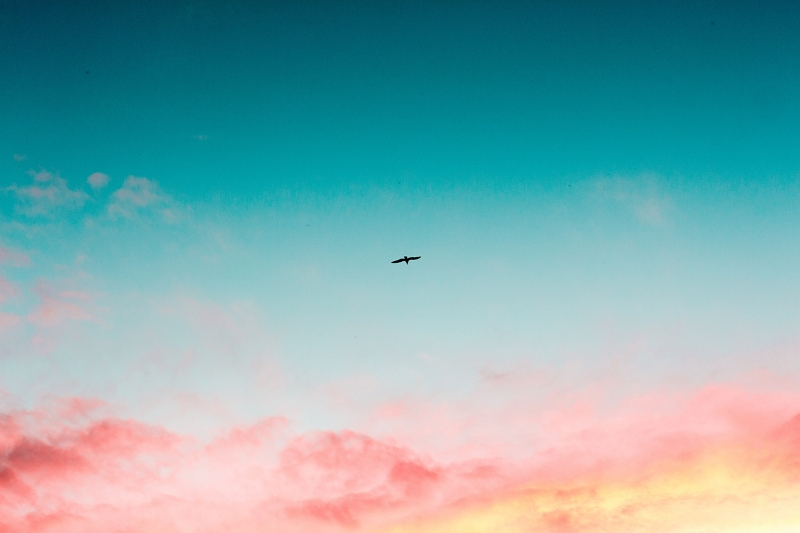
#> input picture sample/background.png, 800 x 533 px, given in place of background.jpg, which was not available
$ python dualvideo.py
#> lines starting #> are read from the running program, lines starting #| are printed output that depends on the picture; pictures that were not available may be replaced by others from this repository, and a replacement may not be noted
import cv2 as cv

img_background = cv.imread('../sample/background.jpg', cv.IMREAD_GRAYSCALE)
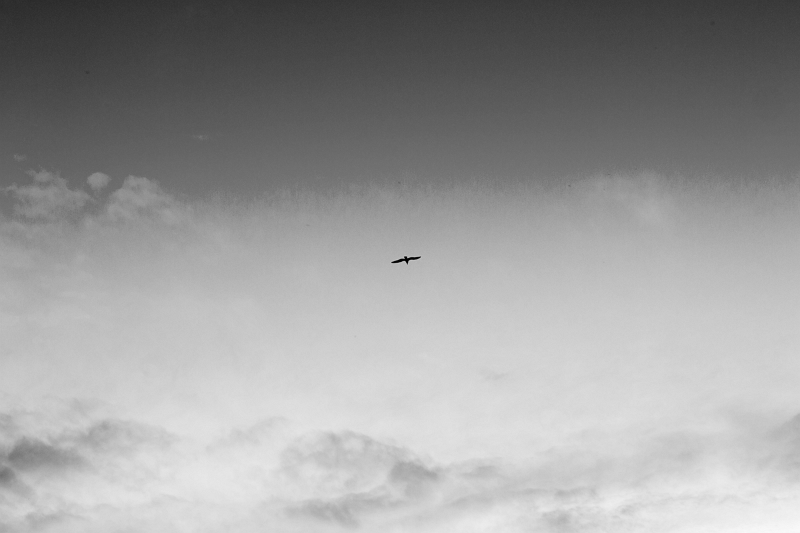
#> img_background: shape (533, 800); min 0, max 249, mean 155.5
img_object = cv.imread('../sample/object.jpg', cv.IMREAD_GRAYSCALE)
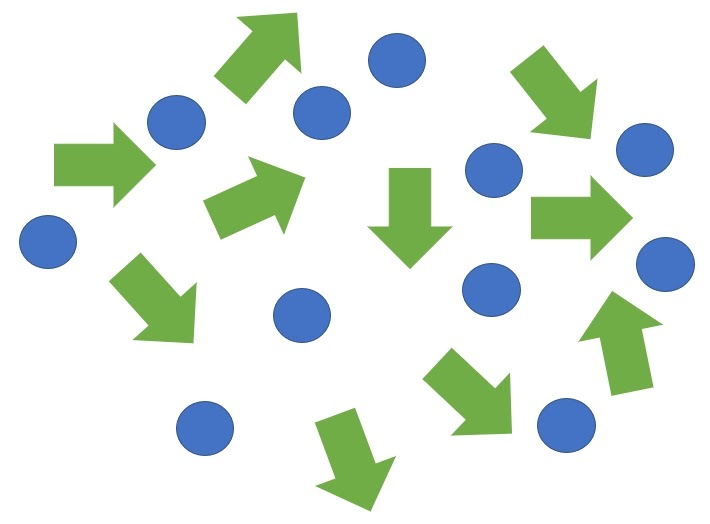
#> input picture sample/all.jpg, 710 x 524 px, given in place of object.jpg, which was not available
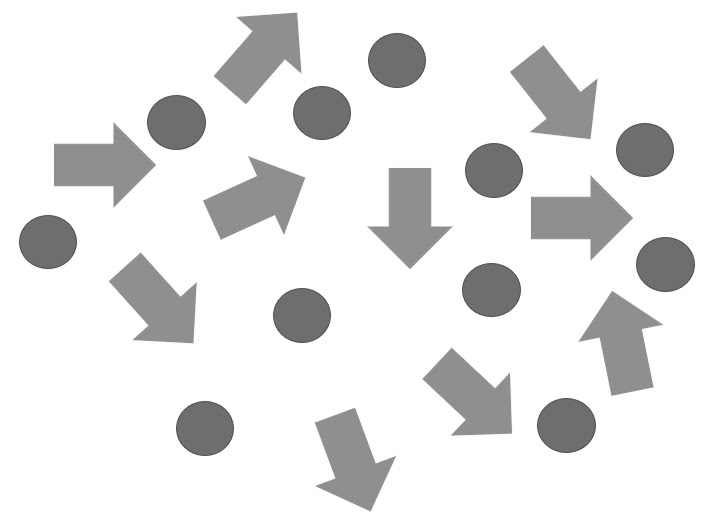
#> img_object: shape (524, 710); min 72, max 255, mean 230.8

#> (the run stopped early here; a loop or call above may not have finished)
